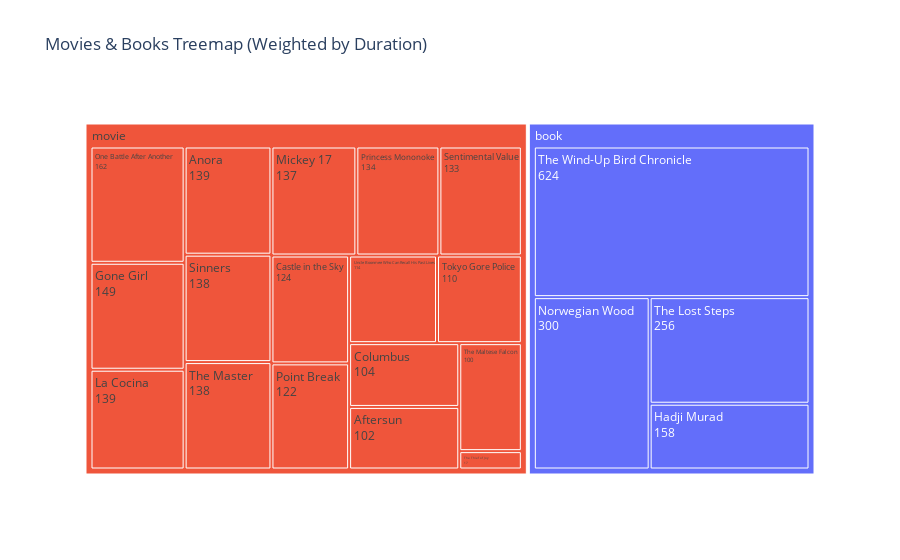

Notebook code for this chart:
### Code cell
import pandas as pd
import numpy as np
import plotly.express as px

# ------------------------------------------------------------
# 1. Media items (movies + books only)
# ------------------------------------------------------------
media_items = [
    {"title": "Uncle Boonmee Who Can Recall His Past Lives", "media_type": "movie"},
    {"title": "The Master",                              "media_type": "movie"},
    {"title": "Princess Mononoke",                       "media_type": "movie"},
    {"title": "Mickey 17",                               "media_type": "movie"},
    {"title": "Columbus",                                "media_type": "movie"},
    {"title": "Castle in the Sky",                       "media_type": "movie"},
    {"title": "Tokyo Gore Police",                       "media_type": "movie"},
    {"title": "The Maltese Falcon",                      "media_type": "movie"},
    {"title": "Sinners",                                 "media_type": "movie"},
    {"title": "La Cocina",                               "media_type": "movie"},
    {"title": "Anora",                                   "media_type": "movie"},
    {"title": "Point Break",                             "media_type": "movie"},
    {"title": "Aftersun",                                "media_type": "movie"},
    {"title": "The Thief of Joy",                        "media_type": "movie"},
    {"title": "Sentimental Value",                       "media_type": "movie"},
    {"title": "One Battle After Another",                "media_type": "movie"},
    {"title": "Gone Girl",                               "media_type": "movie"},

    # --- BOOKS ---
    {"title": "Hadji Murad",                    "media_type": "book"},
    {"title": "Norwegian Wood",                 "media_type": "book"},
    {"title": "The Lost Steps",                 "media_type": "book"},
    {"title": "The Wind-Up Bird Chronicle",     "media_type": "book"},
]

media_df = pd.DataFrame(media_items)

# ------------------------------------------------------------
# 2. Duration lookup (includes TV shows for later use but unused here)
# ------------------------------------------------------------
duration_lookup = {
    # Movies
    "Uncle Boonmee Who Can Recall His Past Lives": 114,
    "The Master": 138,
    "Princess Mononoke": 134,
    "Mickey 17": 137,
    "Columbus": 104,
    "Castle in the Sky": 124,
    "Tokyo Gore Police": 110,
    "The Maltese Falcon": 100,
    "Sinners": 138,
    "La Cocina": 139,
    "Anora": 139,
    "Point Break": 122,
    "Aftersun": 102,
    "The Thief of Joy": 17,
    "Sentimental Value": 133,
    "One Battle After Another": 162,
    "Gone Girl": 149,

    # Books
    "Hadji Murad": 158,
    "Norwegian Wood": 300,
    "The Lost Steps": 256,
    "The Wind-Up Bird Chronicle": 624,

    # TV Shows (kept but not used)
    "The Last of Us": 524,
    "Severance": 929,
    "Breaking Bad": 2995,
    "Friday Night Lights": 3420,
    "Avatar: the Last Airbender": 1403,
    "Fleabag": 360,
    "In Treatment": 3380,
}

# ------------------------------------------------------------
# 3. Attach durations to the movie+book DataFrame
# ------------------------------------------------------------
media_df["duration_min"] = media_df["title"].map(duration_lookup)

fallback_minutes = 120
media_df["duration_min"] = media_df["duration_min"].fillna(fallback_minutes)

# ------------------------------------------------------------
# 4. Movies + books treemap
# ------------------------------------------------------------
fig = px.treemap(
    media_df,
    path=["media_type", "title"],
    values="duration_min",
    color="media_type",
    title="Movies & Books Treemap (Weighted by Duration)",
)

fig.update_traces(textinfo="label+value")
fig.show()

### Figure 1 — Plotly figure (JSON) as saved in the notebook; plotly's stock layout.template omitted (floating-point values rounded to 4 significant figures)
{"data": [{"branchvalues": "total", "customdata": [["book"], ["book"], ["book"], ["book"], ["book"], ["movie"], ["movie"], ["movie"], ["movie"], ["movie"], ["movie"], ["movie"], ["movie"], ["movie"], ["movie"], ["movie"], ["movie"], ["movie"], ["movie"], ["movie"], ["movie"], ["movie"], ["movie"]], "domain": {"x": [0, 1], "y": [0, 1]}, "hovertemplate": "labels=%{label}<br>duration_min=%{value}<br>parent=%{parent}<br>id=%{id}<br>media_type=%{customdata[0]}<extra></extra>", "ids": ["book", "book/The Wind-Up Bird Chronicle", "book/The Lost Steps", "book/Norwegian Wood", "book/Hadji Murad", "movie/Gone Girl", "movie/One Battle After Another", "movie/Sentimental Value", "movie/The Thief of Joy", "movie/Aftersun", "movie", "movie/Uncle Boonmee Who Can Recall His Past Lives", "movie/La Cocina", "movie/Sinners", "movie/The Maltese Falcon", "movie/Tokyo Gore Police", "movie/Castle in the Sky", "movie/Columbus", "movie/Mickey 17", "movie/Princess Mononoke", "movie/The Master", "movie/Anora", "movie/Point Break"], "labels": ["book", "The Wind-Up Bird Chronicle", "The Lost Steps", "Norwegian Wood", "Hadji Murad", "Gone Girl", "One Battle After Another", "Sentimental Value", "The Thief of Joy", "Aftersun", "movie", "Uncle Boonmee Who Can Recall His Past Lives", "La Cocina", "Sinners", "The Maltese Falcon", "Tokyo Gore Police", "Castle in the Sky", "Columbus", "Mickey 17", "Princess Mononoke", "The Master", "Anora", "Point Break"], "marker": {"colors": ["#636efa", "#636efa", "#636efa", "#636efa", "#636efa", "#EF553B", "#EF553B", "#EF553B", "#EF553B", "#EF553B", "#EF553B", "#EF553B", "#EF553B", "#EF553B", "#EF553B", "#EF553B", "#EF553B", "#EF553B", "#EF553B", "#EF553B", "#EF553B", "#EF553B", "#EF553B"]}, "name": "", "parents": ["", "book", "book", "book", "book", "movie", "movie", "movie", "movie", "movie", "", "movie", "movie", "movie", "movie", "movie", "movie", "movie", "movie", "movie", "movie", "movie", "movie"], "textinfo": "label+value", "type": "treemap", "values": [1338.0, 624.0, 256.0, 300.0, 158.0, 149.0, 162.0, 133.0, 17.0, 102.0, 2062.0, 114.0, 139.0, 138.0, 100.0, 110.0, 124.0, 104.0, 137.0, 134.0, 138.0, 139.0, 122.0]}], "layout": {"legend": {"tracegroupgap": 0}, "title": {"text": "Movies & Books Treemap (Weighted by Duration)"}}}
